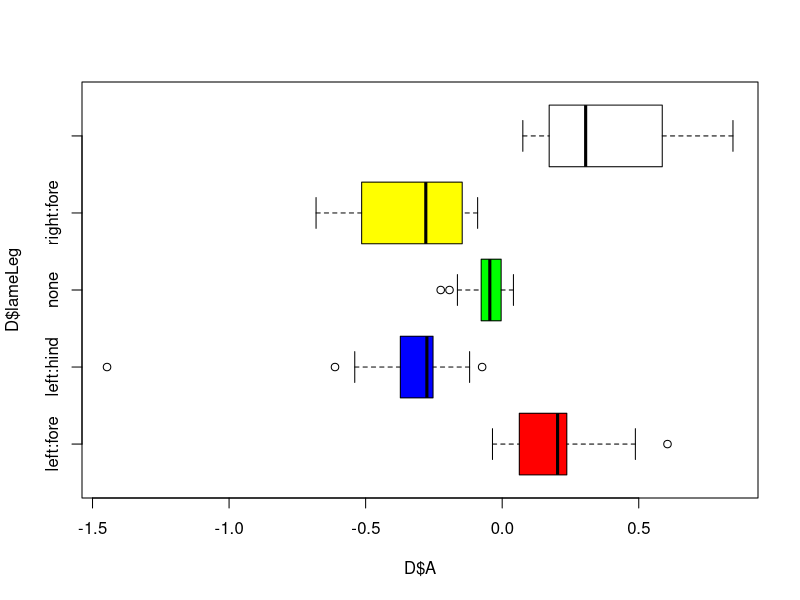
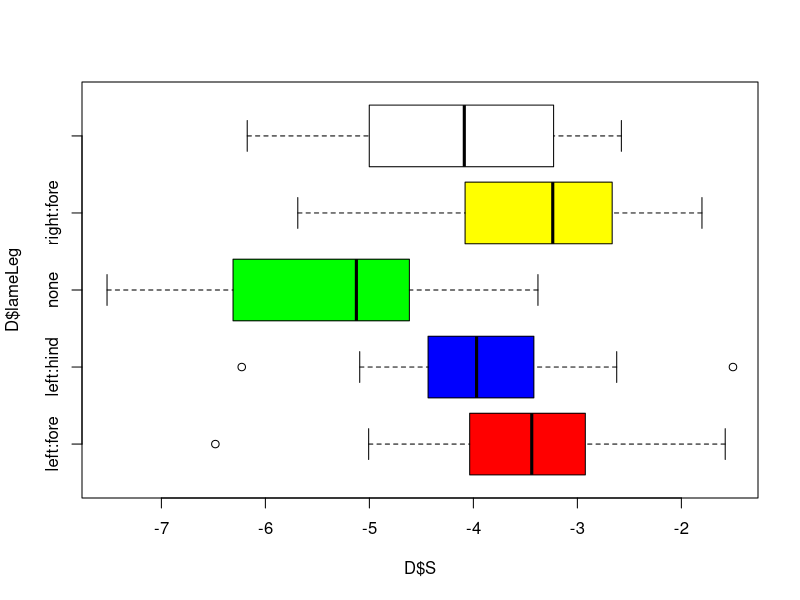
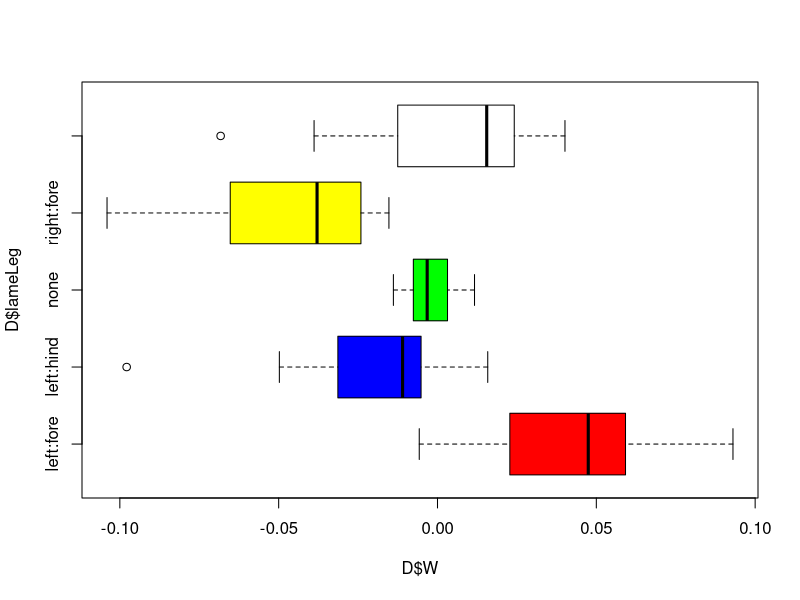
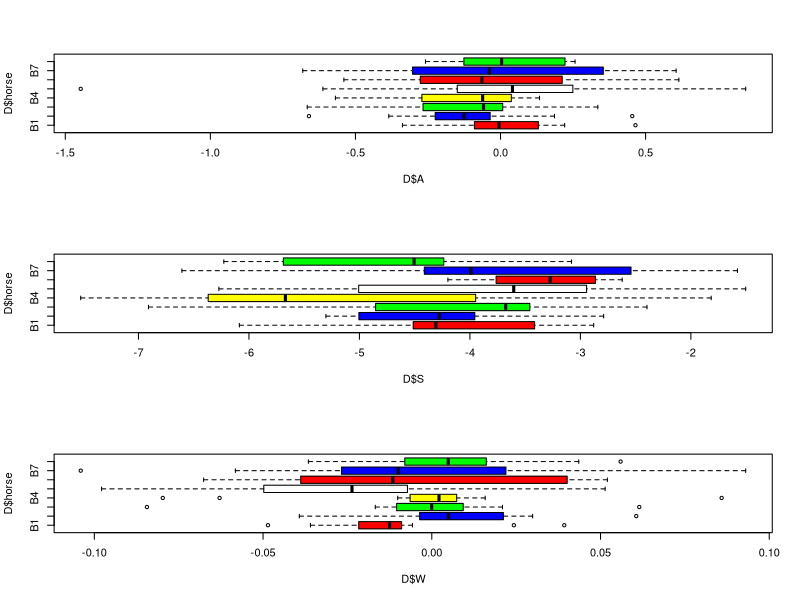
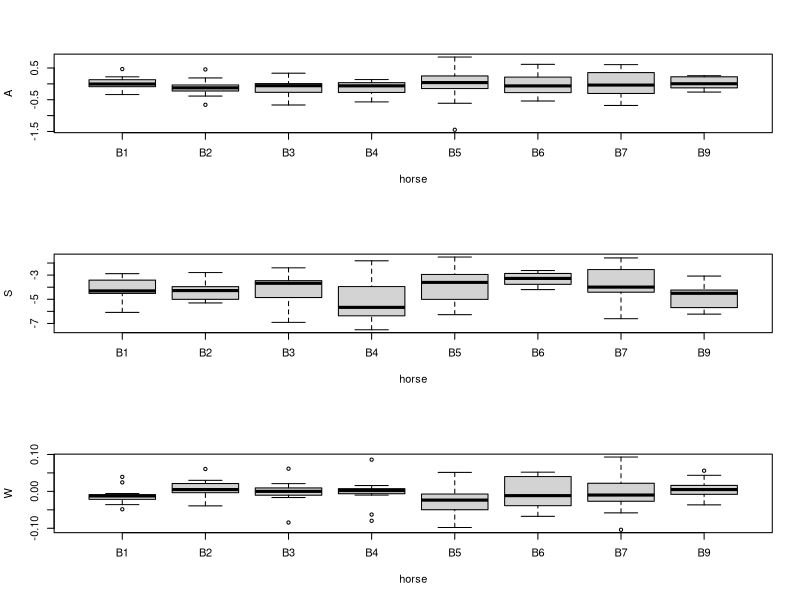
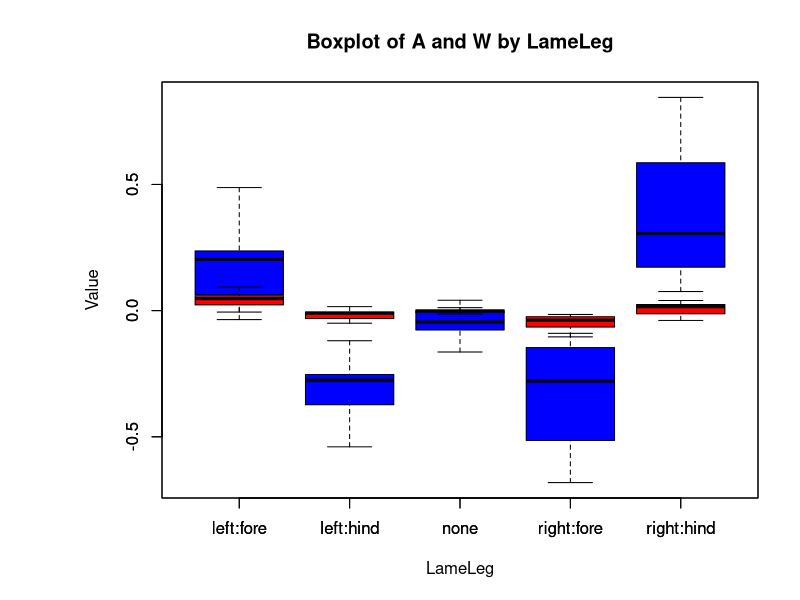

The R source for these figures, in order: (Note: this script raises an error after producing the figures.)
D <- read.delim("horse_data23.txt")

par(mfrow = c(1, 1))
boxplot(D$A ~ D$lameLeg, col = c("red", "blue", "green", "yellow", "white"), horizontal = TRUE)
boxplot(D$S ~ D$lameLeg, col = c("red", "blue", "green", "yellow", "white"), horizontal = TRUE)
boxplot(D$W ~ D$lameLeg, col = c("red", "blue", "green", "yellow", "white"), horizontal = TRUE)

par(mfrow = c(3, 1))

boxplot(D$A ~ D$horse, col = c("red", "blue", "green", "yellow", "white"), horizontal = TRUE)
boxplot(D$S ~ D$horse, col = c("red", "blue", "green", "yellow", "white"), horizontal = TRUE)
boxplot(D$W ~ D$horse, col = c("red", "blue", "green", "yellow", "white"), horizontal = TRUE)
print(D[D$horse == c("B5", "B9"), ])
print(var.test(A ~ horse, data = D[D$horse == c("B5", "B9"), ]))
print(var.test(S ~ horse, data = D[D$horse == c("B4", "B6"), ]))
print(var.test(W ~ horse, data = D[D$horse == c("B1", "B7"), ]))
print(var.test(W ~ lameLeg, data = D[D$lameLeg == c("none", "right:fore"), ]))

print(kruskal.test(A ~ horse, data = D))
print(kruskal.test(S ~ horse, data = D))
#print(kruskal.test(W ~ horse, data = D))



# If horse has a significant effect on the symmetry scores
L_A <- lm(A ~ horse * lameLeg, data = D)
#print(anova(L_A))

L_S <- lm(S ~ horse * lameLeg, data = D)
#print(anova(L_S))

L_W <- lm(W ~ horse, data = D)
print(anova(L_W))

L_W2 <- lm(W ~ horse + lameLeg, data = D)
print(anova(L_W2))

L_W3 <- lm(W ~ horse * lameLeg, data = D)
print(anova(L_W3))


# Data description
table(D$lameLeg, D$horse)

# Symmetry scores vs horse
boxplot(A ~ horse, data =D)
boxplot(S ~ horse, data =D)
boxplot(W ~ horse, data =D)

### OK
par(mfrow = c(1, 1))
par(mar = c(5, 8, 4, 2) + 0.1)
boxplot(D$A ~ D$lameLeg, main = "Boxplot of A and W by LameLeg", ylab = "Value", xlab = "LameLeg", col = "blue", outline = F)
boxplot(D$W ~ D$lameLeg, main = "", ylab = "", xlab = "", col = "red", add = TRUE, outline = F)

# Ikke relevant. Symmetry scores ud fra horse
x <- rep(D$horse, 3)
y <- c(D$A, D$S, D$W)
data_norm <- D %>% mutate_at(c('A'), ~(scale(.) %>% as.vector))
z <- rep(c("A","S","W"), c(85,85,85))
data1 <- data.frame(x, z ,  y)

ggplot(data1, aes(x=x, y=y, fill=z)) + 
  geom_boxplot()

# Ikke relevant. Symmetry scores ud fra horse STANDARDIZED
x <- rep(D$horse, 3)
y <- c(scale(D$A), scale(D$S), scale(D$W))
data_norm <- D %>% mutate_at(c('A'), ~(scale(.) %>% as.vector))
z <- rep(c("A","S","W"), c(85,85,85))
data1 <- data.frame(x, z ,  y)

ggplot(data1, aes(x=x, y=y, fill=z)) + 
  geom_boxplot()
# Each horse difficult to classify if large variance? 


# Data description - Section 2. A/W scores ud fra lameLeg (der er noget at classficiere på)
x <- rep(D$lameLeg, 2)
y <- c(D$A, D$W)
Attributes <- rep(c("A","W"), c(85,85))
data1 <- data.frame(x, Attributes ,  y)

ggplot(data1, aes(x=x, y=y, fill=Attributes)) + 
  geom_boxplot() + scale_y_continuous(limits = c(-0.7, 0.7)) 
# https://r-graph-gallery.com/265-grouped-boxplot-with-ggplot2.html


# Data description - Section 2. PC3/PC4 scores ud fra lameLeg (der er noget at classficiere på)
x <- rep(D$lameLeg, 2)
y <- c(D$pc3, D$pc4)
Attributes <- rep(c("PC3","PC4"), c(85,85))
data1 <- data.frame(x, Attributes ,  y)

ggplot(data1, aes(x=x, y=y, fill=Attributes)) + 
  geom_boxplot() + scale_y_continuous(limits = c(-0.7, 0.7)) 
# https://r-graph-gallery.com/265-grouped-boxplot-with-ggplot2.html

# Data description - Section 2. Combined scores ud fra lameLeg (der er noget at classficiere på)
LameLeg <- rep(D$lameLeg, 4)
Value <- c(D$A, D$W, D$pc3, D$pc4)
Attributes <- rep(c("A","W", "PC3","PC4"), c(85,85,85,85))
data1 <- data.frame(LameLeg, Attributes ,  Value)
data1$Attributes <- factor(data1$Attributes, levels = c("A", "W", "PC3", "PC4"))
plot <- ggplot(data1, aes(x=LameLeg, y=Value, fill=Attributes)) + 
  geom_boxplot() + scale_y_continuous(limits = c(-0.7, 0.7)) 
plot
ggsave(filename = "plot.png", width = 7, height = 4, device='png', dpi=500)

ggsave("test.tiff", units="in", width=5, height=4, dpi=300, compression = 'lzw')
# https://r-graph-gallery.com/265-grouped-boxplot-with-ggplot2.html
tiff("test.tiff", units="in", width=5, height=5, res=300)
# insert ggplot code
dev.off()
